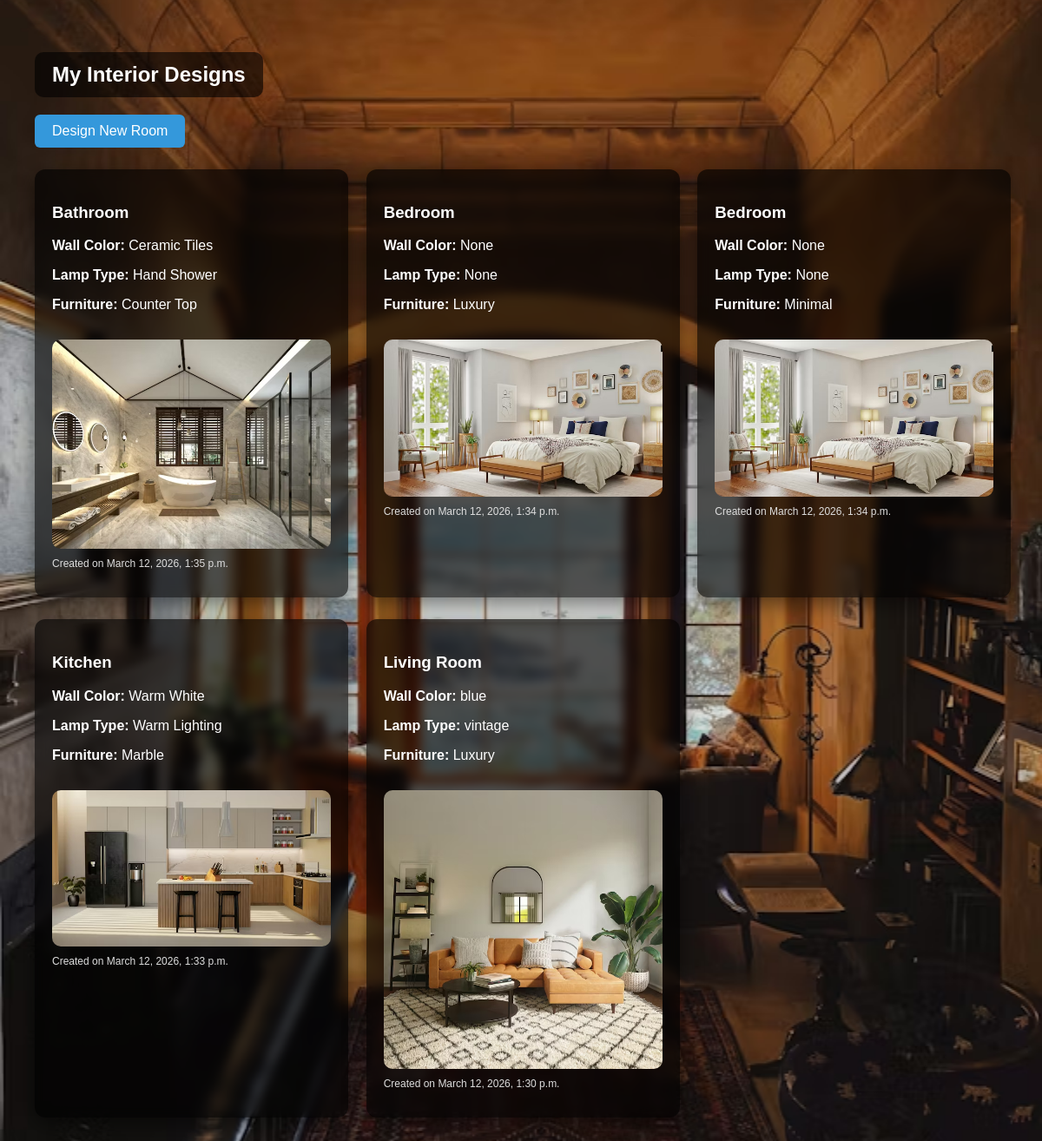
The app's page /my-designs/ (signed in) with its own data.
### mainapp/models.py (models this page shows, shortened)
class RoomDesign(models.Model):
    ROOM_CHOICES = [
        ('Living Room','Living Room'),
        ('Kitchen','Kitchen'),
        ('Bedroom','Bedroom'),
        ('Bathroom','Bathroom'),
        ('Dining Room','Dining Room'),
        ('Study Room','Study Room'),
        ('Kids Room','Kids Room'),
        ('Balcony','Balcony'),
        ('Pooja Room','Pooja Room'),
        ('Guest Room','Guest Room'),
    ]
    HOUSE_CHOICES = [
        ('1RK','1RK'),
        ('1BHK','1BHK'),
        ('2BHK','2BHK'),
        ('3BHK','3BHK'),
        ('4BHK','4BHK'),
        ('5BHK','5BHK'),
    ]
    user = models.ForeignKey(User, on_delete=models.CASCADE)
    house_type = models.CharField(
        max_length=10,
        choices=HOUSE_CHOICES,
        null=True,
        blank=True
    )
    room_type = models.CharField(
        max_length=50,
        choices=ROOM_CHOICES
    )
    wall_color = models.CharField(
        max_length=50,
        null=True,
        blank=True
    )
    lamp_type = models.CharField(
        max_length=50,
        null=True,
        blank=True
    )
    furniture = models.CharField(
        max_length=50,
        null=True,
        blank=True
    )
    image = models.ImageField(
        upload_to='uploads/',
        null=True,
        blank=True
    )
    created_at = models.DateTimeField(auto_now_add=True)

### mainapp/views.py (the view)
# urls.py: path('my-designs/', views.my_designs, name='my_designs'),
@login_required
def my_designs(request):
    designs = RoomDesign.objects.filter(
        user=request.user
    ).order_by('-created_at')
    return render(request, 'my_designs.html', {
        'designs': designs
    })

### mainapp/templates/my_designs.html (shortened to what this page needs)
{% load static %}
<link rel="stylesheet" href="{% static 'css/style.css' %}">
<div class="page-wrapper">
<h2 class="page-title">My Interior Designs</h2>
<br>
<a href="/rooms/">
<button class="design-btn">Design New Room</button>
</a>
{% if designs %}
<div class="design-grid">
{% for design in designs %}
<div class="design-card">
<h3>{{ design.room_type }}</h3>
<p><b>Wall Color:</b> {{ design.wall_color }}</p>
<p><b>Lamp Type:</b> {{ design.lamp_type }}</p>
<p><b>Furniture:</b> {{ design.furniture }}</p>
{% if design.image %}
<img src="{{ design.image.url }}" class="design-image">
{% endif %}
<p class="design-date">
Created on {{ design.created_at }}
</p>
</div>
{% endfor %}
</div>
{% endif %}
</div>

### mainapp/static/css/style.css (style rules this page uses)
button { background:#3498db; color:white; border:none; padding:10px 18px; border-radius:6px; cursor:pointer; font-size:16px; }
.design-card { width:700px; max-width:90%; background:rgba(255,255,255,0.92); padding:40px; border-radius:15px; box-shadow:0 10px 35px rgba(0,0,0,0.35); }

### mainapp/templates/my_designs.html (style rules this page uses)
.page-wrapper { padding:40px; }
.page-title { color:white; background:rgba(0,0,0,0.6); padding:12px 20px; border-radius:10px; display:inline-block; margin-bottom:20px; }
.design-btn { padding:10px 20px; background:#3498db; color:white; border:none; border-radius:6px; cursor:pointer; margin-bottom:25px; }
.design-grid { display:grid; grid-template-columns:repeat(auto-fit,minmax(300px,1fr)); gap:25px; }
.design-card { background:rgba(0,0,0,0.65); color:white; padding:20px; border-radius:12px; box-shadow:0 8px 25px rgba(0,0,0,0.5); backdrop-filter:blur(6px); transition:transform 0.2s ease; }
.design-image { width:100%; border-radius:10px; margin-top:15px; }
.design-date { margin-top:10px; font-size:12px; color:#ddd; }

### records on screen
RoomDesign: room_type "Bathroom", wall_color "Ceramic Tiles", lamp_type "Hand Shower", furniture "Counter Top", image (picture), created_at "March 12, 2026, 1:35 p.m."
RoomDesign: room_type "Bedroom", wall_color "None", lamp_type "None", furniture "Luxury", image (picture), created_at "March 12, 2026, 1:34 p.m."
RoomDesign: room_type "Bedroom", wall_color "None", lamp_type "None", furniture "Minimal", image (picture), created_at "March 12, 2026, 1:34 p.m."
RoomDesign: room_type "Kitchen", wall_color "Warm White", lamp_type "Warm Lighting", furniture "Marble", image (picture), created_at "March 12, 2026, 1:33 p.m."
RoomDesign: room_type "Living Room", wall_color "blue", lamp_type "vintage", furniture "Luxury", image (picture), created_at "March 12, 2026, 1:30 p.m."
